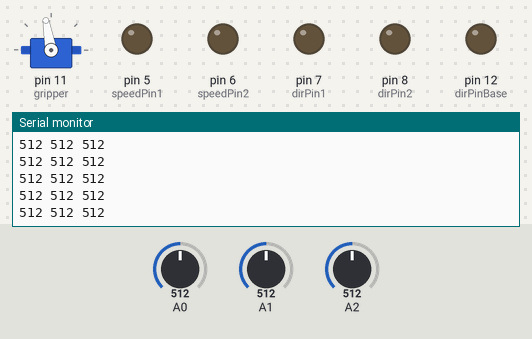
Bench run of a sketch on a simulated Arduino Uno, built with avr-gcc and run on an emulated ATmega328P. Shown: servo, output pins drawn as LEDs (lit = HIGH), the last lines printed to the serial monitor. The inputs (shaded band) are chosen by the test bench; at power-on: A0 = 512, A1 = 512, A2 = 512.

Above: at 1.2 s.
1.3 s: A0 set to 11
At 2.3 s:
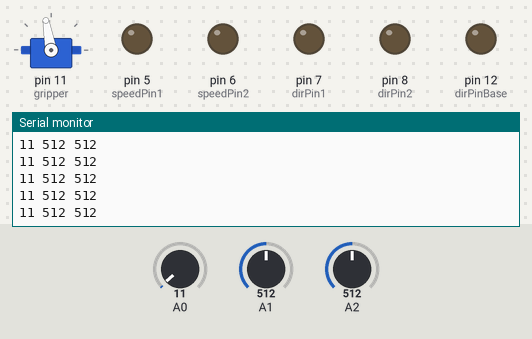
2.8 s: A0 set to 8
At 3.7 s:
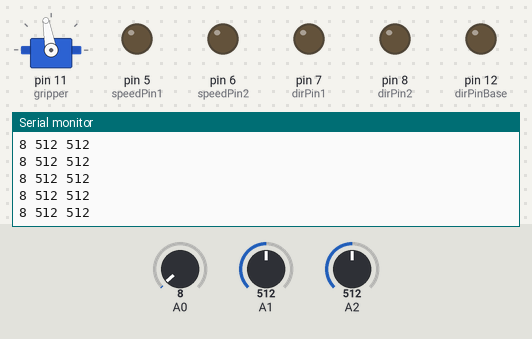
Timing chart, 0 to 5.8 s (numbered marks = the images above; inputs shaded):
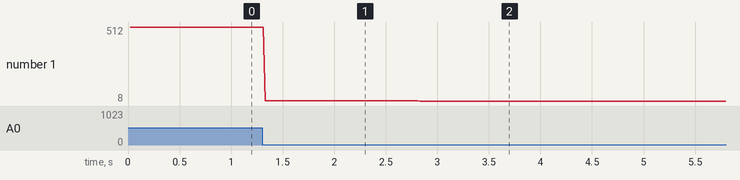

Measured:
- after the input at 1.3 s, the serial monitor: prints a new line at once (image 1)
- after the input at 2.8 s, the serial monitor: prints a new line at once (image 2)
- plotted number 1: 512 → 11 after the input at 1.3 s, 11 → 8 after the input at 2.8 s

The sketch:

custom_arduino_test.ino
```cpp
#include <Servo.h>
#define dirPin1  7 //dir1 elbow
#define dirPin2 8 //dir2 shoulder
#define speedPin1 5 //pwm1
#define speedPin2 6 //pwm2 10
#define clkPin 4
#define dirPinBase 12
#define servoPin 11
Servo gripper;

void setup() {
  // put your setup code here, to run once:
pinMode(dirPin2, OUTPUT);
  pinMode(dirPin1, OUTPUT);
  pinMode(speedPin1, OUTPUT);
  pinMode(speedPin2, OUTPUT);
  pinMode(dirPinBase, OUTPUT);
  Serial.begin(9600);
  gripper.attach(11);
  gripper.write(100);
}

void loop() {
  // put your main code here, to run repeatedly:
//digitalWrite(10,HIGH);
//delay(250);
//digitalWrite(10,LOW);
//delay(250);
int a0 = analogRead(A0);
delay(10);
int a1 = analogRead(A1);
delay(10);
int a2 = analogRead(A2);
/*
delay(10);
int a3 = analogRead(A3);
delay(10);
int a4 = analogRead(A4);
delay(10);
int a5 = analogRead(A5);
delay(10);*/
Serial.print(a0);
Serial.print(" ");
Serial.print(a1);
Serial.print(" ");
Serial.println(a2);
/*
Serial.print(" ");
Serial.print(a3);
Serial.print(" ");
Serial.print(a4);
Serial.print(" ");
Serial.println(a5);
*/
}
```
